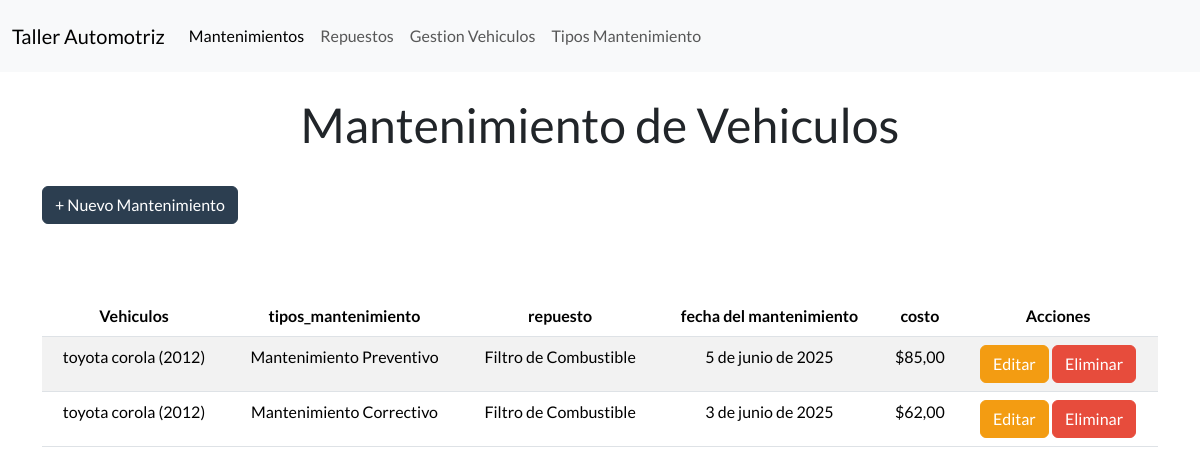
/mantenimientos/, run on an earlier commit of the app's database.
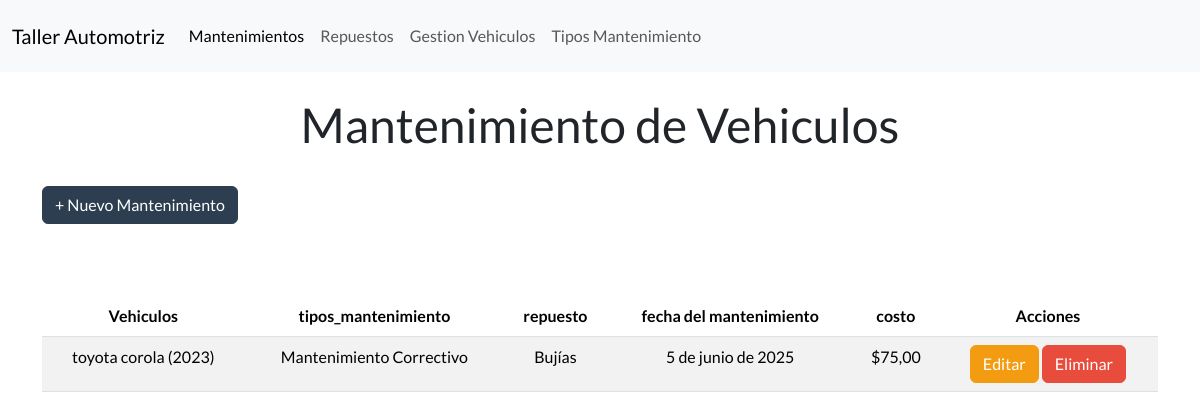
And on a later commit of the database.
### Aplicaciones/Taller/models.py (models this page shows, shortened)
class Mantenimiento(models.Model):
    id_mantenimientov = models.AutoField(primary_key=True)  # ~ Campo de clave primaria autoincremental
    vehiculo = models.ForeignKey(Vehiculo, on_delete=models.CASCADE, related_name='mantenimientos')  # * Relación con el modelo Vehiculo
    tipo_mantenimiento = models.ForeignKey(TipoMantenimiento, on_delete=models.CASCADE, related_name='mantenimientos')  # * Relación con el modelo TipoMantenimiento
    Repuestos = models.ManyToManyField(Repuesto, blank=True, related_name='mantenimientos')  # * Relación con el modelo Repuesto, permitiendo múltiples repuestos por mantenimiento
    fecha_mantenimiento = models.DateField()  # * Fecha del mantenimiento
    precioTotal = models.DecimalField(max_digits=10, decimal_places=2, default=0)  # * Precio total del mantenimiento

class Vehiculo(models.Model): # * Modelo para representar un vehículo
    id = models.AutoField(primary_key=True)  # ~ Campo autoincremental
    placa_vehiculo = models.CharField(max_length=9, unique=True, blank=True)  #~ Visible al usuario
    nombre_propietario = models.CharField(max_length=100)
    marca = models.CharField(max_length=50)
    modelo = models.CharField(max_length=50)
    anio = models.PositiveIntegerField() # ~ tipo de dato para años (enteros positivos)
    def __str__(self): # * Método para representar el objeto como una cadena
        return f"{self.marca} {self.modelo} ({self.anio})" # ~ Devuelve una representación del vehículo como cadena

class TipoMantenimiento(models.Model):
    id_mantenimiento = models.AutoField(primary_key=True)  # ~ Campo de clave primaria autoincremental
    nombre_mantenimiento = models.CharField(max_length=100, unique=True)  # * Nombre del tipo de mantenimiento sea único
    precio_mantenimiento = models.DecimalField(max_digits=10, decimal_places=2)  # * Precio del mantenimiento
    def __str__(self):
        return self.nombre_mantenimiento  # ~ Devuelve el nombre del tipo de mantenimiento como representación en cadena

class Repuesto(models.Model): # * Modelo para representar un repuesto
    id_repuesto = models.AutoField(primary_key=True) # ~ Campo de clave primaria autoincremental
    nombre_repuesto = models.CharField(max_length=100)
    descripcion = models.TextField()
    precio = models.DecimalField(max_digits=10, decimal_places=2)
    cantidad_disponible = models.PositiveIntegerField() # ~ tipo de dato para cantidades enteras positivas

### Aplicaciones/Taller/views.py (the view)
# urls.py: path('mantenimientos/', views.mantenimientos, name="mantenimientos"),  # * Mapea la URL 'mantenimientos/' a la vista mantenimientos
def mantenimientos(request):
    mantenimientosdbb = Mantenimiento.objects.all()
    vehiculos = Vehiculo.objects.all()
    tipos_mantenimiento = TipoMantenimiento.objects.all()
    repuestos = Repuesto.objects.all()
    return render(request, 'mantenimientos.html', {
        'mantenimientos': mantenimientosdbb,
        'vehiculos': vehiculos,
        'tipos_mantenimiento': tipos_mantenimiento,
        'repuestos': repuestos
    })

### Aplicaciones/Taller/templates/mantenimientos.html (shortened to what this page needs)
{% extends 'plantilla.html' %} {% load static %}
{% block content %}
    <div class="container">
        <h1 class="text-center mt-4">Mantenimiento de Vehiculos</h1>
        <button type="button" class="btn btn-primary mt-4 mb-4" data-bs-toggle="modal" data-bs-target="#exampleModal">
            + Nuevo Mantenimiento
        </button>
        <br>
        {% if mantenimientos %}
        <div class="table-responsive" mt-4>
            {% if mantenimientos %}
            <table class="table table-striped table-hover text-center mt-5" id="tabla-repuestos">
                <thead>
                    <tr>
                        <th>Vehiculos</th>
                        <th>tipos_mantenimiento</th>
                        <th>repuesto</th>
                        <th>fecha del mantenimiento</th>
                        <th>costo</th>
                        <th>Acciones</th>
                    </tr>
                </thead>
                <tbody>
                    {% for mantenimiento in mantenimientos %}
                    <tr>
                        <td>{{ mantenimiento.vehiculo }}</td>
                        <td>{{ mantenimiento.tipo_mantenimiento }}</td>
                        <td>
                            {% for repuesto in mantenimiento.Repuestos.all %}
                                {{ repuesto.nombre_repuesto }}<br>
                            {% endfor %}
                        </td>
                        <td>{{ mantenimiento.fecha_mantenimiento }}</td>
                        <td>${{ mantenimiento.precioTotal }}</td>
                        <td>
                            <a href="{% url 'editar_mantenimiento' mantenimiento.id_mantenimientov %}" class="btn btn-warning">Editar</a>
                            <a href="Javascript:void(0)" class="btn btn-danger" onclick="eliminarFila('{% url 'eliminar_mantenimiento' mantenimiento.id_mantenimientov %}', 'Mantenimientos')">Eliminar</a>
                        </td>
                    </tr>
                    {% endfor %}
                </tbody>
            </table>
            {% else %}
            <div class="alert alert-info text-center mt-4" role="alert">
                No hay mantenimientos disponibles en este momento.
            </div>
            {% endif %}
    {% else %}
        <div class="alert alert-warning text-center mt-4" role="alert">
            No se encontraron mantenimientos.
        </div>
    {% endif %}
</div>
{% endblock content %}

What changed in the data, as far as the page shows it:
removed Mantenimiento: vehiculo "toyota corola (2012)", tipo_mantenimiento "Mantenimiento Preventivo", fecha_mantenimiento "5 de junio de 2025", precioTotal "85,00"
no longer on this page (row unchanged): Repuesto: nombre_repuesto "Filtro de Combustible"
removed Mantenimiento: vehiculo "toyota corola (2012)", tipo_mantenimiento "Mantenimiento Correctivo", fecha_mantenimiento "3 de junio de 2025", precioTotal "62,00"
added Mantenimiento: vehiculo "toyota corola (2023)", tipo_mantenimiento "Mantenimiento Correctivo", fecha_mantenimiento "5 de junio de 2025", precioTotal "75,00"
now on this page (row unchanged): Repuesto: nombre_repuesto "Bujías", shown under "toyota corola (2023)"
